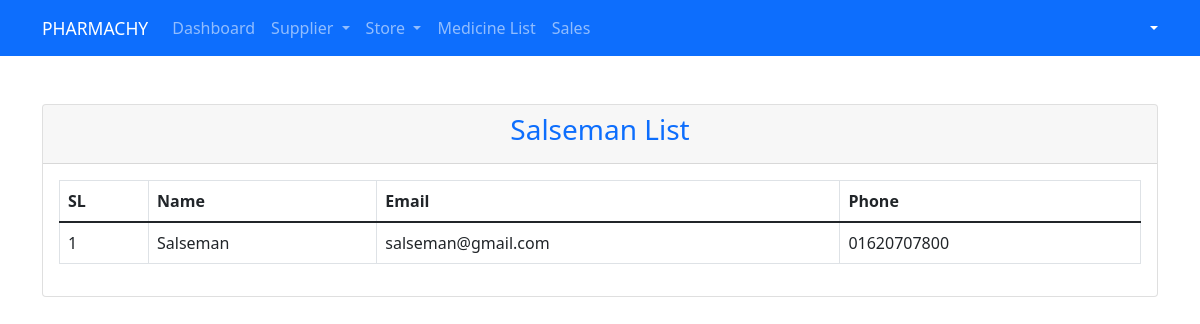
The page /salseman_list.php on the database its author committed.
### tables this page shows
CREATE TABLE `users` (
  `id` int(11) NOT NULL,
  `name` varchar(100) NOT NULL,
  `email` varchar(100) NOT NULL,
  `phone` varchar(100) NOT NULL,
  `password` varchar(100) NOT NULL,
  `role` varchar(100) NOT NULL
);

### salseman_list.php (the view, shortened to what this page needs)
<?php
require_once 'include/header.php';
require_once 'include/navbar.php';
require_once 'include/database.php';
$sql = "SELECT * FROM users WHERE role = 'salseman' ";
$res = mysqli_query($con, $sql);
?>
<div class="container">
    <div class="row">
        <div class="col-md-12">
            <div class="card mt-5">
                <div class="card-header">
                    <h3 class="text-primary text-center">Salseman List</h3>
                </div>
                <div class="card-body">
                    <table class="table table-bordered">
                        <thead>
                            <th>SL</th>
                            <th>Name</th>
                            <th>Email</th>
                            <th>Phone</th>
                        </thead>
                        <tbody>
                            <?php
                            foreach ($res as $key => $users) :
                            ?>
                                <tr>
                                    <td><?= $key + 1 ?></td>
                                    <td><?= $users['name'] ?></td>
                                    <td><?= $users['email'] ?></td>
                                    <td><?= $users['phone'] ?></td>
                                </tr>
                            <?php
                            endforeach
                            ?>
                        </tbody>
                    </table>
                </div>
            </div>
        </div>
    </div>
</div>
<?php
require_once 'include/footer.php';
?>

### rows shown on the page
users: name "Salseman", email "salseman@gmail.com", phone "01620707800"
